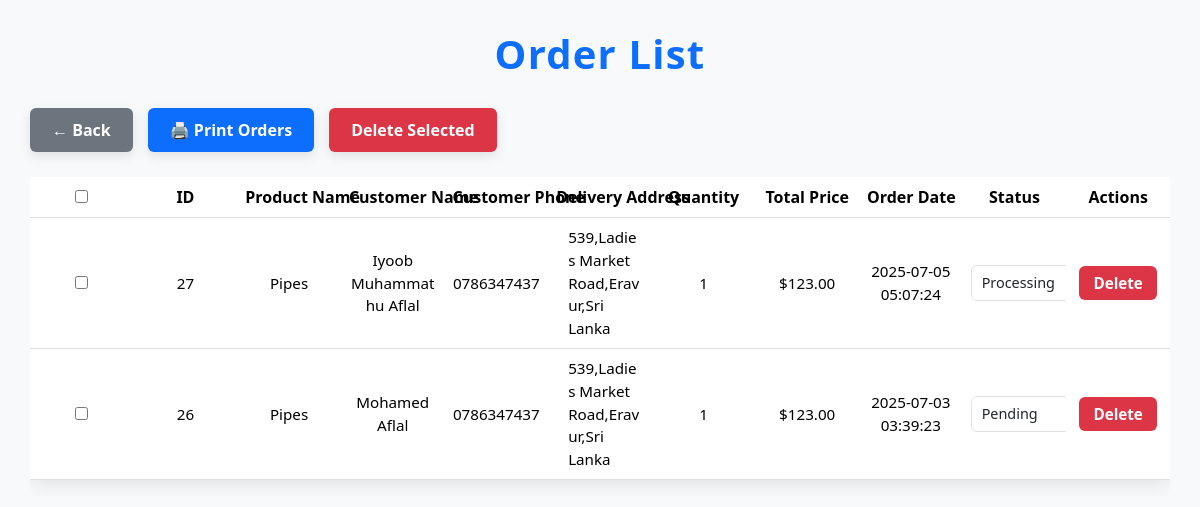
The app's page /admin/order.php with its own data.
### tables this page shows
CREATE TABLE `orders` (
  `id` int(11) NOT NULL,
  `product_id` int(11) NOT NULL,
  `customer_name` varchar(255) NOT NULL,
  `customer_phone` varchar(20) NOT NULL,
  `delivery_address` text NOT NULL,
  `quantity` int(11) NOT NULL,
  `total_price` decimal(10,2) NOT NULL,
  `order_date` timestamp NOT NULL DEFAULT current_timestamp(),
  `status` varchar(20) NOT NULL DEFAULT 'Pending'
);

CREATE TABLE `products` (
  `id` int(11) NOT NULL,
  `name` varchar(255) NOT NULL,
  `description` text DEFAULT NULL,
  `price` decimal(10,2) NOT NULL,
  `image_path` varchar(255) DEFAULT NULL,
  `created_at` timestamp NOT NULL DEFAULT current_timestamp()
);

### admin/order.php (the view, shortened to what this page needs)
<?php
include '../includes/db.php';
$sql = "SELECT o.id, o.product_id, p.name AS product_name,
        o.customer_name, o.customer_phone, o.delivery_address, o.quantity, o.total_price, o.order_date, o.status
        FROM orders o
        LEFT JOIN products p ON o.product_id = p.id
        ORDER BY o.id DESC";
$stmt = $pdo->query($sql);
$orders = $stmt->fetchAll(PDO::FETCH_ASSOC);
?>
<!DOCTYPE html>
<html lang="en">
<head>
  <link href="https://cdn.jsdelivr.net/npm/bootstrap@5.3.3/dist/css/bootstrap.min.css" rel="stylesheet" />
</head>
<body>
  <h1>Order List</h1>
  <div class="actions-bar">
    <button class="btn btn-custom back-btn" onclick="window.history.back()">← Back</button>
    <button class="btn btn-custom print-btn" onclick="window.print()">🖨️ Print Orders</button>
    <button class="btn btn-custom delete-selected-btn" onclick="deleteSelectedOrders()">Delete Selected</button>
  </div>
  <div class="table-responsive">
    <table id="order-table" class="table align-middle text-center">
      <thead>
        <tr>
          <th><input type="checkbox" id="select-all" /></th>
          <th>ID</th>
          <th>Product Name</th>
          <th>Customer Name</th>
          <th>Customer Phone</th>
          <th>Delivery Address</th>
          <th>Quantity</th>
          <th>Total Price</th>
          <th>Order Date</th>
          <th>Status</th>
          <th>Actions</th>
        </tr>
      </thead>
      <tbody>
        <?php foreach ($orders as $order): ?>
          <tr id="order-row-<?= htmlspecialchars($order['id']) ?>">
            <td><input type="checkbox" class="order-checkbox" data-id="<?= (int)$order['id'] ?>" /></td>
            <td><?= htmlspecialchars($order['id']) ?></td>
            <td><?= htmlspecialchars($order['product_name'] ?? 'Unknown') ?></td>
            <td><?= htmlspecialchars($order['customer_name']) ?></td>
            <td><?= htmlspecialchars($order['customer_phone']) ?></td>
            <td class="delivery-address"><?= nl2br(htmlspecialchars($order['delivery_address'])) ?></td>
            <td><?= (int)$order['quantity'] ?></td>
            <td>$<?= number_format($order['total_price'], 2) ?></td>
            <td><?= date('Y-m-d H:i:s', strtotime($order['order_date'])) ?></td>
            <td>
              <select class="form-select" onchange="updateStatus(<?= (int)$order['id'] ?>, this.value)">
                <option value="Pending" <?= $order['status'] === 'Pending' ? 'selected' : '' ?>>Pending</option>
                <option value="Processing" <?= $order['status'] === 'Processing' ? 'selected' : '' ?>>Processing</option>
              </select>
            </td>
            <td>
              <button class="delete-btn" onclick="deleteOrder(<?= (int)$order['id'] ?>)">Delete</button>
            </td>
          </tr>
        <?php endforeach; ?>
      </tbody>
    </table>
  </div>
</body>
</html>

### admin/order.php (style rules this page uses)
body { background-color: #f8f9fa; font-family: 'Segoe UI', Tahoma, Geneva, Verdana, sans-serif; padding: 30px; }
h1 { color: #0d6efd; font-weight: 700; margin-bottom: 30px; text-align: center; letter-spacing: 1.2px; }
.actions-bar { margin-bottom: 25px; display: flex; justify-content: flex-start; gap: 15px; flex-wrap: wrap; }
.btn-custom { font-weight: 600; padding: 10px 22px; border-radius: 6px; box-shadow: 0 4px 12px rgb(0 0 0 / 0.1); user-select: none; transition: box-shadow 0.3s ease; }
.back-btn { background-color: #6c757d; color: white; border: none; }
.print-btn { background-color: #0d6efd; color: white; border: none; }
.delete-selected-btn { background-color: #dc3545; color: white; border: none; }
table { background: white; border-radius: 8px; box-shadow: 0 4px 20px rgb(0 0 0 / 0.1); width: 100%; table-layout: fixed; word-wrap: break-word; }
thead th { background-color: #0d6efd; color: white; font-weight: 600; vertical-align: middle; text-align: center; padding: 15px 12px; user-select: none; white-space: nowrap; }
tbody td { vertical-align: middle; padding: 12px 15px; font-size: 0.95rem; color: #212529; text-align: center; border-top: 1px solid #dee2e6; word-break: break-word; }
td.delivery-address { text-align: left; max-width: 250px; white-space: normal !important; word-break: break-word; padding-left: 20px; }
select.form-select { width: 140px; padding: 6px 10px; font-size: 0.9rem; cursor: pointer; border-radius: 6px; margin: auto; }
button.delete-btn { background-color: #dc3545; color: white; border: none; padding: 6px 14px; font-weight: 600; border-radius: 6px; transition: background-color 0.25s ease; cursor: pointer; }

### records on screen
orders: id "27", product.name "Pipes", customer_name "Iyoob Muhammathu Aflal", customer_phone "0786347437", delivery_address "539,Ladies Market Road,Eravur,Sri Lanka", quantity "1", total_price "123.00", order_date "2025-07-05 05:07:24", status+id "Processing"
orders: id "26", product.name "Pipes", customer_name "Mohamed Aflal", customer_phone "0786347437", delivery_address "539,Ladies Market Road,Eravur,Sri Lanka", quantity "1", total_price "123.00", order_date "2025-07-03 03:39:23", status+id "Pending"
